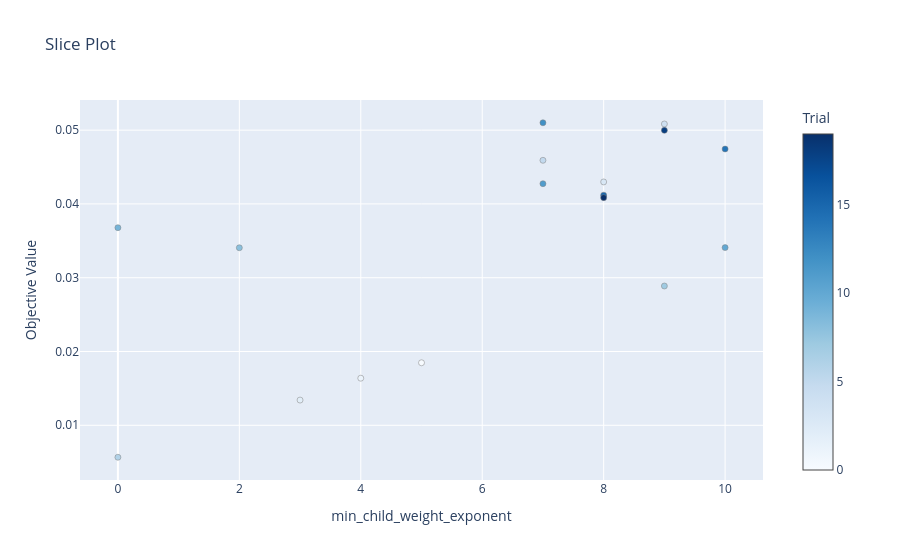
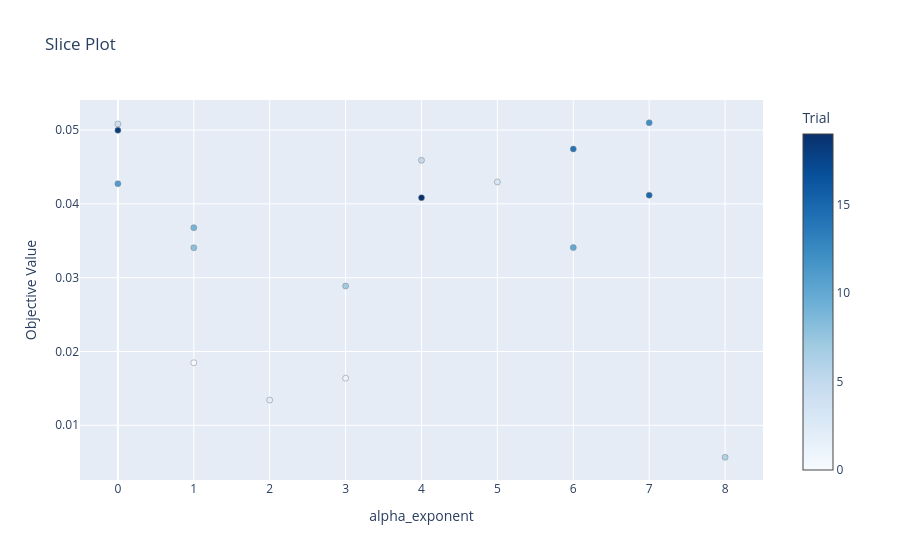
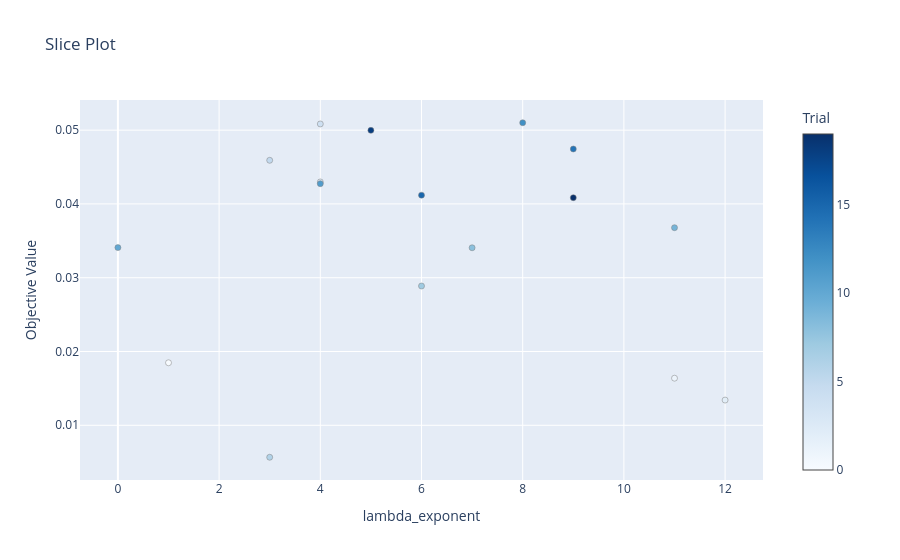
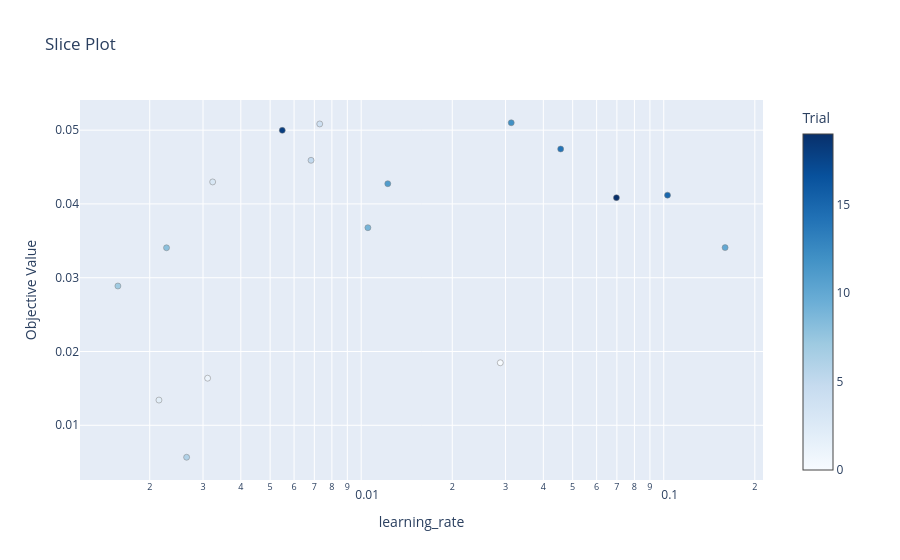

The cell these charts' notebook holds for them, in order:
### Code cell
# visualise result
for param in study.best_params.keys():
    optuna.visualization.plot_slice(study, params=[param]).show()

### Figure 1 — Plotly figure (JSON) as saved in the notebook; plotly's stock layout.template omitted (floating-point values rounded to 4 significant figures)
{"data": [{"marker": {"color": [0, 1, 2, 3, 4, 5, 6, 7, 8, 9, 10, 11, 12, 14, 15, 18, 19], "colorbar": {"title": {"text": "Trial"}, "x": 1.0, "xpad": 40}, "colorscale": [[0.0, "rgb(247,251,255)"], [0.125, "rgb(222,235,247)"], [0.25, "rgb(198,219,239)"], [0.375, "rgb(158,202,225)"], [0.5, "rgb(107,174,214)"], [0.625, "rgb(66,146,198)"], [0.75, "rgb(33,113,181)"], [0.875, "rgb(8,81,156)"], [1.0, "rgb(8,48,107)"]], "line": {"color": "Grey", "width": 0.5}}, "mode": "markers", "name": "Feasible Trial", "showlegend": false, "x": [5, 4, 3, 8, 9, 7, 0, 9, 2, 0, 10, 7, 7, 10, 8, 9, 8], "y": [0.01847, 0.01638, 0.01342, 0.04298, 0.05084, 0.04591, 0.005668, 0.02888, 0.03406, 0.03678, 0.03408, 0.04274, 0.051, 0.04745, 0.04119, 0.04997, 0.04085], "type": "scatter"}], "layout": {"title": {"text": "Slice Plot"}, "xaxis": {"title": {"text": "min_child_weight_exponent"}}, "yaxis": {"title": {"text": "Objective Value"}}}}

### Figure 2 — Plotly figure (JSON) as saved in the notebook; plotly's stock layout.template omitted (floating-point values rounded to 4 significant figures)
{"data": [{"marker": {"color": [0, 1, 2, 3, 4, 5, 6, 7, 8, 9, 10, 11, 12, 14, 15, 18, 19], "colorbar": {"title": {"text": "Trial"}, "x": 1.0, "xpad": 40}, "colorscale": [[0.0, "rgb(247,251,255)"], [0.125, "rgb(222,235,247)"], [0.25, "rgb(198,219,239)"], [0.375, "rgb(158,202,225)"], [0.5, "rgb(107,174,214)"], [0.625, "rgb(66,146,198)"], [0.75, "rgb(33,113,181)"], [0.875, "rgb(8,81,156)"], [1.0, "rgb(8,48,107)"]], "line": {"color": "Grey", "width": 0.5}}, "mode": "markers", "name": "Feasible Trial", "showlegend": false, "x": [1, 3, 2, 5, 0, 4, 8, 3, 1, 1, 6, 0, 7, 6, 7, 0, 4], "y": [0.01847, 0.01638, 0.01342, 0.04298, 0.05084, 0.04591, 0.005668, 0.02888, 0.03406, 0.03678, 0.03408, 0.04274, 0.051, 0.04745, 0.04119, 0.04997, 0.04085], "type": "scatter"}], "layout": {"title": {"text": "Slice Plot"}, "xaxis": {"title": {"text": "alpha_exponent"}}, "yaxis": {"title": {"text": "Objective Value"}}}}

### Figure 3 — Plotly figure (JSON) as saved in the notebook; plotly's stock layout.template omitted (floating-point values rounded to 4 significant figures)
{"data": [{"marker": {"color": [0, 1, 2, 3, 4, 5, 6, 7, 8, 9, 10, 11, 12, 14, 15, 18, 19], "colorbar": {"title": {"text": "Trial"}, "x": 1.0, "xpad": 40}, "colorscale": [[0.0, "rgb(247,251,255)"], [0.125, "rgb(222,235,247)"], [0.25, "rgb(198,219,239)"], [0.375, "rgb(158,202,225)"], [0.5, "rgb(107,174,214)"], [0.625, "rgb(66,146,198)"], [0.75, "rgb(33,113,181)"], [0.875, "rgb(8,81,156)"], [1.0, "rgb(8,48,107)"]], "line": {"color": "Grey", "width": 0.5}}, "mode": "markers", "name": "Feasible Trial", "showlegend": false, "x": [1, 11, 12, 4, 4, 3, 3, 6, 7, 11, 0, 4, 8, 9, 6, 5, 9], "y": [0.01847, 0.01638, 0.01342, 0.04298, 0.05084, 0.04591, 0.005668, 0.02888, 0.03406, 0.03678, 0.03408, 0.04274, 0.051, 0.04745, 0.04119, 0.04997, 0.04085], "type": "scatter"}], "layout": {"title": {"text": "Slice Plot"}, "xaxis": {"title": {"text": "lambda_exponent"}}, "yaxis": {"title": {"text": "Objective Value"}}}}

### Figure 4 — Plotly figure (JSON) as saved in the notebook; plotly's stock layout.template omitted (floating-point values rounded to 4 significant figures)
{"data": [{"marker": {"color": [0, 1, 2, 3, 4, 5, 6, 7, 8, 9, 10, 11, 12, 14, 15, 18, 19], "colorbar": {"title": {"text": "Trial"}, "x": 1.0, "xpad": 40}, "colorscale": [[0.0, "rgb(247,251,255)"], [0.125, "rgb(222,235,247)"], [0.25, "rgb(198,219,239)"], [0.375, "rgb(158,202,225)"], [0.5, "rgb(107,174,214)"], [0.625, "rgb(66,146,198)"], [0.75, "rgb(33,113,181)"], [0.875, "rgb(8,81,156)"], [1.0, "rgb(8,48,107)"]], "line": {"color": "Grey", "width": 0.5}}, "mode": "markers", "name": "Feasible Trial", "showlegend": false, "x": [0.02882, 0.003107, 0.002145, 0.003229, 0.007294, 0.006827, 0.002648, 0.00157, 0.002273, 0.01052, 0.1595, 0.01224, 0.03132, 0.04564, 0.1029, 0.005485, 0.06976], "y": [0.01847, 0.01638, 0.01342, 0.04298, 0.05084, 0.04591, 0.005668, 0.02888, 0.03406, 0.03678, 0.03408, 0.04274, 0.051, 0.04745, 0.04119, 0.04997, 0.04085], "type": "scatter"}], "layout": {"title": {"text": "Slice Plot"}, "xaxis": {"title": {"text": "learning_rate"}, "type": "log"}, "yaxis": {"title": {"text": "Objective Value"}}}}
